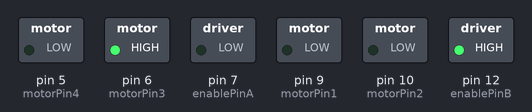
Recording of a sketch running on a simulated Arduino Uno, built with avr-gcc and run on an emulated ATmega328P. Parts: switched loads named in the sketch (green lamp = pin HIGH).

Above: at 0.1 s.
At 1.1 s:
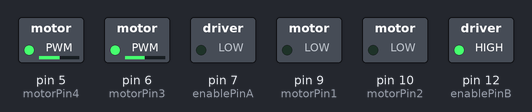
Timing chart, 0 to 2.6 s (numbered marks = the images above):
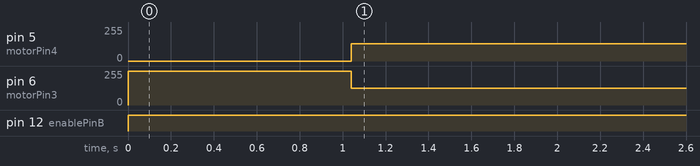

Measured:
- by itself, pin 5 (motorPin4): 0/255 → 131/255 at 1.0 s
- by itself, pin 6 (motorPin3): 0/255 → 255/255 at 0.00 s, → 125/255 1.0 s later
- by itself, pin 12 (enablePinB): LOW → HIGH at 0.00 s

The sketch:

CoinRobotPrototype.ino
```cpp
//L293D
//Motor A
const int motorPin1  = 9;  // Pin 14 of L293
const int motorPin2  = 10;  // Pin 10 of L293
const int enablePinA = 7;
//Motor B
const int motorPin3  = 6; // Pin  7 of L293
const int motorPin4  = 5;  // Pin  2 of L293
const int enablePinB = 12;
boolean lockVar = false;

//This will run only one time.
void setup(){
    //Serial.begin(9600);
    //Set pins as outputs
    pinMode(motorPin1, OUTPUT);
    pinMode(motorPin2, OUTPUT);
    pinMode(motorPin3, OUTPUT);
    pinMode(motorPin4, OUTPUT);
    pinMode(enablePinA, OUTPUT);
    pinMode(enablePinB, OUTPUT);
    digitalWrite(motorPin3, HIGH);
    digitalWrite(motorPin4, LOW);
    digitalWrite(enablePinB, HIGH);
    delay(1000);
    while(true){
    lock();

    }

}
void lock(){
  digitalWrite(motorPin3, HIGH);
  digitalWrite(motorPin4, LOW);
  digitalWrite(motorPin3, LOW);
  digitalWrite(motorPin4, HIGH);

}

void loop(){

}
```
